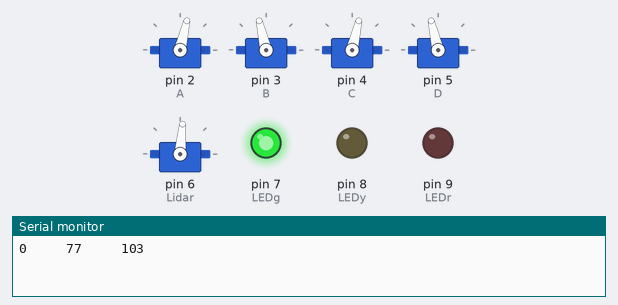
This sketch was run on a simulated Arduino Uno, built with avr-gcc and run on an emulated ATmega328P. On the bench: 5 × servo, output pins drawn as LEDs (lit = HIGH), the last lines printed to the serial monitor.

Above: at 2.05 s.
At 3.95 s:
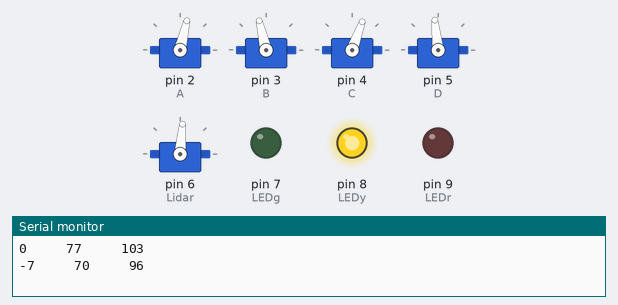
At 5.95 s:
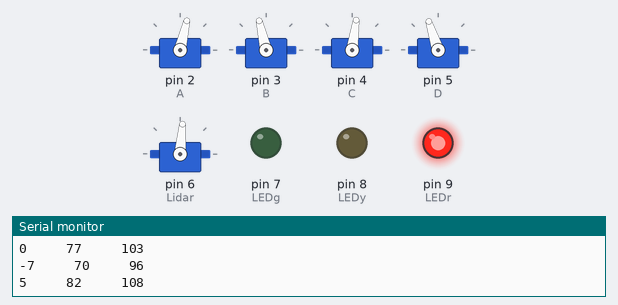
Timing chart, 0 to 7.8 s (numbered marks = the images above):
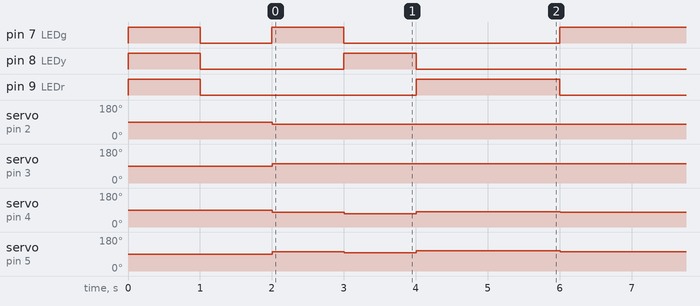

Measured:
- by itself, pin 7 (LEDg): goes LOW 1.0 s, HIGH 1.0 s, 25 × (LOW 3.0 s, HIGH 2.0 s), then LOW
- by itself, pin 8 (LEDy): repeats every 5.0 s: HIGH 1.0 s, LOW 4.0 s
- by itself, pin 9 (LEDr): alternates HIGH for 2.0 s and LOW for 3.0 s
- by itself, servo on pin 2 (A): 90° → 77° at 2.0 s
- by itself, servo on pin 3 (B): 90° → 103° at 2.0 s
- by itself, servo on pin 4 (C): repeats every 5.0 s: 70° 1.0 s, 82° 2.0 s, 77° 2.0 s
- by itself, servo on pin 5 (D): repeats every 5.0 s: 96° 1.0 s, 108° 2.0 s, 103° 2.0 s

The sketch:

Turning.ino
```cpp
// Libraries
#include <Servo.h>;

// Defined values


// Servos
Servo A;     // Wheel A  Back left wheel
Servo B;     // Wheel B  Back right wheel
Servo C;     // Wheel C  Front left wheel
Servo D;     // Wheel D  Front right whell
Servo Lidar; // Servo that positions LIDAR

// Define LEDs
int LEDg = 7;    // Green  LED attach to pin 7
int LEDy = 8;    // Yellow LED attache to pin 8
int LEDr = 9;    // Red LED attach to pin 9

// Variables
int LSM = 77;   // Median left  side wheel speed. Left  wheels:  Forward < 90
int RSM = 103;  // Median right side wheel speed. Right wheels:  Forward > 90
int leftWheels;    // Varialbe used to control the right wheels' speed
int rightWheels;   // Variable used to control the left wheels' speed
int Radius;        // Turning radious: + Radius will turn left, - Radius will turn right

// == set up routien=============================================================
void setup(){  Serial.begin(9600);

  // == Servos ==============================================
  A. attach(2);      // Attach Back  left  wheel to pin 2
  B. attach(3);      // Attach Back  right wheel to pin 3
  C. attach(4);      // Attach Front left  wheel to pin 4
  D. attach(5);      // Attach Front right wheel to pin 5
  Lidar. attach(6);  // Attach LIDAR Servo to pin 6

    // Stop driving motors:
    // Servo write from 0 to 180,
    // 0  to  90 is counter clock wise, 90 to 180 is clockwise
  A. write(90);
  B. write(90);
  C. write(90);
  D. write(90);
  Lidar.write(85); // Center Lidar Servo, Lidar centers with an input of 85, 90 is a little off center.

  // == LEDs, Set up LED pins as outputs ====================
  pinMode(LEDg, OUTPUT);
  pinMode(LEDy, OUTPUT);
  pinMode(LEDr, OUTPUT);

  // turn LEDs on to indicat that they are working
  digitalWrite(LEDg, HIGH);
  digitalWrite(LEDy, HIGH);
  digitalWrite(LEDr, HIGH);

  delay (1000);

  digitalWrite(LEDg, LOW);
  digitalWrite(LEDy, LOW);
  digitalWrite(LEDr, LOW);

  delay(1000);

// == Set up initial values for variables ===================
 }

// == Main loop =================================================================

void loop() {
  digitalWrite(LEDg, HIGH);
  Drive();
  delay (1000);

  digitalWrite(LEDg, LOW);
  digitalWrite(LEDy, HIGH);
  digitalWrite(LEDr, LOW);
  Radius = -7;    // Turning radious: + Radius will turn left, - Radius will turn right
  Drive();
  delay(1000);

  digitalWrite(LEDg, LOW);
  digitalWrite(LEDy, LOW);
  digitalWrite(LEDr, HIGH);
  Radius = 5;
  Drive();
  delay(2000);

  digitalWrite(LEDg, HIGH);
  digitalWrite(LEDy, LOW);
  digitalWrite(LEDr, LOW);
  Radius = 0;
  Drive();
  delay(1000);

}
// =========== Subrutiens ==============================================================================

// ===== Driving routien ================================================
void Drive(){

  // Assign wheel speed values
  // Turning radious: + Radius will turn left, - Radius will turn right
  // LSM = 77   RSM = 103
  if (Radius < 0) {
   leftWheels  = (LSM + Radius);
   rightWheels = (RSM + Radius);
  }
  else { leftWheels  = (LSM + Radius);
         rightWheels = (RSM + Radius);
  }

  // Drive
  A. write(LSM);   // Wheel A  Back  left  wheel:  Forward < 90
  B. write(RSM);   // Wheel B  Back  right wheel:  Forward > 90
  C. write(leftWheels);   // Wheel C  Front left  wheel:  Forward < 90
  D. write(rightWheels);  // Wheel D  Front right whell:  Forward > 90

  Serial.print(Radius);
  Serial.print ("     ");
  Serial.print (leftWheels);
  Serial.print ("     ");
  Serial.println (rightWheels);
}
```
